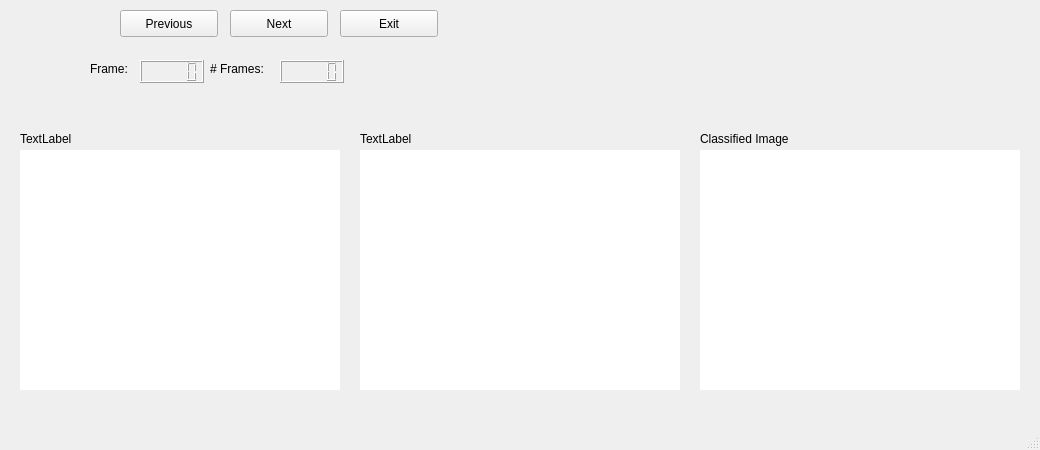
<?xml version="1.0" encoding="UTF-8"?>
<ui version="4.0">
 <class>VisionComparitor</class>
 <widget class="QMainWindow" name="VisionComparitor">
  <property name="geometry">
   <rect>
    <x>0</x>
    <y>0</y>
    <width>1040</width>
    <height>450</height>
   </rect>
  </property>
  <property name="windowTitle">
   <string>MainWindow</string>
  </property>
  <widget class="QWidget" name="centralwidget">
   <widget class="QGraphicsView" name="imageView_2">
    <property name="geometry">
     <rect>
      <x>360</x>
      <y>150</y>
      <width>320</width>
      <height>240</height>
     </rect>
    </property>
    <property name="frameShape">
     <enum>QFrame::NoFrame</enum>
    </property>
    <property name="frameShadow">
     <enum>QFrame::Plain</enum>
    </property>
    <property name="lineWidth">
     <number>0</number>
    </property>
   </widget>
   <widget class="QGraphicsView" name="imageView">
    <property name="geometry">
     <rect>
      <x>20</x>
      <y>150</y>
      <width>320</width>
      <height>240</height>
     </rect>
    </property>
    <property name="frameShape">
     <enum>QFrame::NoFrame</enum>
    </property>
    <property name="frameShadow">
     <enum>QFrame::Plain</enum>
    </property>
    <property name="lineWidth">
     <number>0</number>
    </property>
   </widget>
   <widget class="QPushButton" name="nextPB">
    <property name="geometry">
     <rect>
      <x>230</x>
      <y>10</y>
      <width>98</width>
      <height>27</height>
     </rect>
    </property>
    <property name="text">
     <string>Next</string>
    </property>
   </widget>
   <widget class="QPushButton" name="prevPB">
    <property name="geometry">
     <rect>
      <x>120</x>
      <y>10</y>
      <width>98</width>
      <height>27</height>
     </rect>
    </property>
    <property name="text">
     <string>Previous</string>
    </property>
   </widget>
   <widget class="QPushButton" name="exitPB">
    <property name="geometry">
     <rect>
      <x>340</x>
      <y>10</y>
      <width>98</width>
      <height>27</height>
     </rect>
    </property>
    <property name="text">
     <string>Exit</string>
    </property>
   </widget>
   <widget class="QLabel" name="label">
    <property name="geometry">
     <rect>
      <x>20</x>
      <y>130</y>
      <width>321</width>
      <height>17</height>
     </rect>
    </property>
    <property name="text">
     <string>TextLabel</string>
    </property>
   </widget>
   <widget class="QLabel" name="label_2">
    <property name="geometry">
     <rect>
      <x>360</x>
      <y>130</y>
      <width>321</width>
      <height>17</height>
     </rect>
    </property>
    <property name="text">
     <string>TextLabel</string>
    </property>
   </widget>
   <widget class="QLCDNumber" name="frameLCD">
    <property name="geometry">
     <rect>
      <x>140</x>
      <y>60</y>
      <width>64</width>
      <height>23</height>
     </rect>
    </property>
   </widget>
   <widget class="QLCDNumber" name="totalLCD">
    <property name="geometry">
     <rect>
      <x>280</x>
      <y>60</y>
      <width>64</width>
      <height>23</height>
     </rect>
    </property>
   </widget>
   <widget class="QLabel" name="label_3">
    <property name="geometry">
     <rect>
      <x>90</x>
      <y>60</y>
      <width>66</width>
      <height>17</height>
     </rect>
    </property>
    <property name="text">
     <string>Frame:</string>
    </property>
   </widget>
   <widget class="QLabel" name="label_4">
    <property name="geometry">
     <rect>
      <x>210</x>
      <y>60</y>
      <width>66</width>
      <height>17</height>
     </rect>
    </property>
    <property name="text">
     <string># Frames:</string>
    </property>
   </widget>
   <widget class="QGraphicsView" name="imageView_3">
    <property name="geometry">
     <rect>
      <x>700</x>
      <y>150</y>
      <width>320</width>
      <height>240</height>
     </rect>
    </property>
    <property name="frameShape">
     <enum>QFrame::NoFrame</enum>
    </property>
    <property name="frameShadow">
     <enum>QFrame::Plain</enum>
    </property>
    <property name="lineWidth">
     <number>0</number>
    </property>
   </widget>
   <widget class="QLabel" name="label_5">
    <property name="geometry">
     <rect>
      <x>700</x>
      <y>130</y>
      <width>321</width>
      <height>17</height>
     </rect>
    </property>
    <property name="text">
     <string>Classified Image</string>
    </property>
   </widget>
  </widget>
  <widget class="QMenuBar" name="menubar">
   <property name="geometry">
    <rect>
     <x>0</x>
     <y>0</y>
     <width>1040</width>
     <height>25</height>
    </rect>
   </property>
  </widget>
  <widget class="QStatusBar" name="statusbar"/>
 </widget>
 <resources/>
 <connections/>
</ui>
